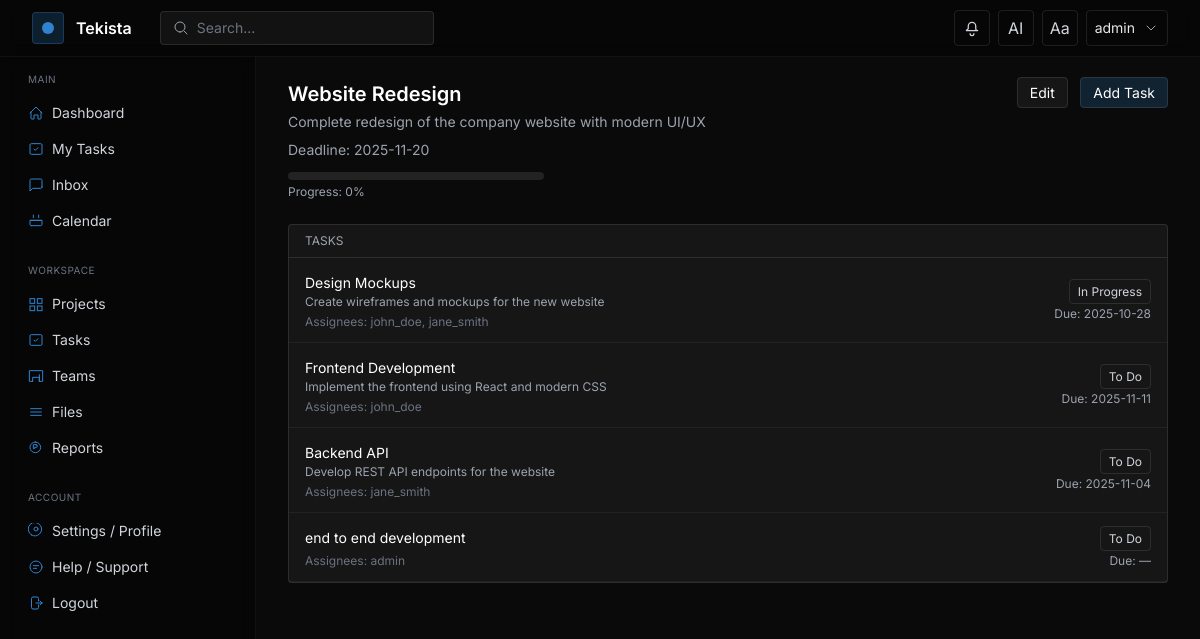
The page /projects/1 (signed in) on the database its author committed.
### models.py (models this page shows, shortened)
class User(UserMixin, db.Model):
    __tablename__ = "user"
    id = db.Column(db.Integer, primary_key=True)
    username = db.Column(db.String(80), unique=True, nullable=False)
    email = db.Column(db.String(120), unique=True, nullable=False)
    password_hash = db.Column(db.String(128), nullable=False)
    organization_id = db.Column(db.Integer, db.ForeignKey('organization.id'), nullable=True)
    role_id = db.Column(db.Integer, db.ForeignKey('role.id'), nullable=True)
    custom_role_id = db.Column(db.Integer, db.ForeignKey('custom_role.id'), nullable=True)
    api_token = db.Column(db.String(128), unique=True, index=True, nullable=True)
    token_expiration = db.Column(db.DateTime, nullable=True)
    created_at = db.Column(db.DateTime, default=datetime.utcnow)
    current_workload = db.Column(db.Float, default=0.0)  # 0..100
    availability = db.Column(db.String(20), default='Available')  # Available|Busy|In a Meeting|On a Break|Out of Office
    role = db.relationship('Role')
    projects = db.relationship('Project', secondary=project_users, back_populates='users')
    tasks = db.relationship('Task', secondary=task_assignees, back_populates='assignees')

class Project(db.Model):
    __tablename__ = "project"
    id = db.Column(db.Integer, primary_key=True)
    title = db.Column(db.String(150), nullable=False)
    description = db.Column(db.Text)
    deadline = db.Column(db.Date)
    organization_id = db.Column(db.Integer, db.ForeignKey('organization.id'), nullable=True)
    created_at = db.Column(db.DateTime, default=datetime.utcnow)
    users = db.relationship('User', secondary=project_users, back_populates='projects')
    tasks = db.relationship('Task', back_populates='project', cascade='all, delete-orphan')
    def progress(self):
        total = len(self.tasks)
        if total == 0:
            return 0
        done = sum(1 for t in self.tasks if t.status == 'Completed')
        return int((done / total) * 100)

class Task(db.Model):
    __tablename__ = "task"
    id = db.Column(db.Integer, primary_key=True)
    title = db.Column(db.String(150), nullable=False)
    description = db.Column(db.Text)
    due_date = db.Column(db.Date)
    priority = db.Column(db.String(20), default='Normal')  # Critical, High, Normal, Low
    estimated_hours = db.Column(db.Float, default=4.0)
    status = db.Column(db.String(30), default='To Do')
    created_at = db.Column(db.DateTime, default=datetime.utcnow)
    parent_id = db.Column(db.Integer, db.ForeignKey('task.id'), nullable=True)
    subtasks = db.relationship('Task', backref=db.backref('parent', remote_side=[id]))
    recurrence_rule = db.Column(db.String(200), nullable=True)
    recurrence_end = db.Column(db.Date, nullable=True)
    is_template = db.Column(db.Boolean, default=False)
    template_name = db.Column(db.String(120), nullable=True)
    project_id = db.Column(db.Integer, db.ForeignKey('project.id'))
    project = db.relationship('Project', back_populates='tasks')
    assignees = db.relationship('User', secondary=task_assignees, back_populates='tasks')
    predecessors = db.relationship(
        'Task',
        secondary=task_dependencies,
        primaryjoin=id==task_dependencies.c.successor_id,
        secondaryjoin=id==task_dependencies.c.predecessor_id,
        backref='successors'
    )
    comments = db.relationship('Comment', back_populates='task', cascade='all, delete-orphan')

### projects/routes.py (the view)
@projects_bp.route('/<int:project_id>')
@login_required
def project_detail(project_id):
    project = Project.query.options(
        selectinload(Project.tasks).selectinload(Task.assignees)
    ).get(project_id)
    if not project:
        abort(404)
    task_query = Task.query.filter_by(project_id=project_id)
    status = request.args.get('status')
    assignee = request.args.get('assignee', type=int)
    if status:
        task_query = task_query.filter(Task.status == status)
    if assignee:
        task_query = task_query.join(Task.assignees).join(User).filter(User.id == assignee)
    tasks = task_query.all()
    return render_template('projects/detail.html', project=project, tasks=tasks)

### templates/projects/detail.html (shortened to what this page needs)
{% extends 'layouts/app.html' %}
{% block content %}
<div class="max-w-5xl">
  <div class="flex items-start justify-between mb-6">
    <div>
      <h1 class="text-xl font-semibold text-white">{{ project.title }}</h1>
      {% if project.description %}
        <p class="mt-1 text-sm text-gray-400">{{ project.description }}</p>
      {% endif %}
      <div class="mt-2 text-sm text-gray-400">Deadline: {{ project.deadline or '—' }}</div>
      <div class="mt-3">
        <div class="w-64 h-2 rounded bg-white/10 overflow-hidden">
        </div>
        <div class="text-xs text-gray-400 mt-1">Progress: {{ project.progress() }}%</div>
      </div>
    </div>
    <div class="shrink-0">
      <a href="{{ url_for('projects.edit_project', project_id=project.id) }}" class="px-3 py-1.5 mr-2 rounded border border-white/10 bg-white/5 text-sm text-white hover:bg-white/10">Edit</a>
      <a href="{{ url_for('tasks.create_task', project_id=project.id) }}" class="px-3 py-1.5 rounded border border-white/10 bg-accent/20 text-sm text-white hover:bg-accent/30">Add Task</a>
    </div>
  </div>
  <div class="rounded border border-white/10 bg-white/5">
    <div class="px-4 py-2 text-xs uppercase text-gray-400 border-b border-white/10">Tasks</div>
    {% if tasks %}
      {% for t in tasks %}
      <div class="px-4 py-3 border-b border-white/5 hover:bg-white/10">
        <div class="flex items-center justify-between gap-4">
          <div class="min-w-0">
            <a href="{{ url_for('tasks.task_detail', task_id=t.id) }}" class="text-sm text-white hover:underline">{{ t.title }}</a>
            {% if t.description %}
              <div class="text-xs text-gray-400 truncate">{{ t.description }}</div>
            {% endif %}
            <div class="text-xs text-gray-500 mt-1">Assignees: {% for u in t.assignees %}{{ u.username }}{% if not loop.last %}, {% endif %}{% endfor %}</div>
          </div>
          <div class="text-right shrink-0">
            <div><span class="text-xs px-2 py-1 rounded border border-white/10 text-gray-300">{{ t.status }}</span></div>
            <div class="text-xs text-gray-400 mt-1">Due: {{ t.due_date or '—' }}</div>
          </div>
        </div>
      </div>
      {% endfor %}
    {% else %}
      <div class="px-4 py-6 text-sm text-gray-400">No tasks yet.</div>
    {% endif %}
  </div>
</div>
{% endblock %}

### templates/layouts/app.html (shortened to what this page needs)
<!DOCTYPE html>
<html lang="en" class="dark" data-theme="dark">
<head>
  <script src="https://cdn.tailwindcss.com"></script>
</head>
<body class="bg-bg text-gray-200 font-sans min-h-screen">
  <header class="fixed top-0 left-0 right-0 z-40 border-b border-white/5 bg-black/40 backdrop-blur">
    <div class="max-w-7xl mx-auto px-4 sm:px-6 lg:px-8 h-14 flex items-center justify-between">
      <div class="flex items-center gap-3">
        <div class="w-8 h-8 rounded bg-accent/20 border border-accent/30 flex items-center justify-center">
          <div class="w-3 h-3 rounded-full bg-accent"></div>
        </div>
        <a href="{{ url_for('projects.list_projects') }}" class="text-white font-semibold">Tekista</a>
        <div class="hidden md:flex items-center ml-4">
          <div class="flex items-center gap-2 bg-white/5 border border-white/10 rounded px-3 py-1.5">
            <svg class="w-4 h-4 text-gray-400" viewBox="0 0 24 24" fill="none" stroke="currentColor"><path stroke-linecap="round" stroke-linejoin="round" stroke-width="1.5" d="M21 21l-4.35-4.35M10.5 18a7.5 7.5 0 1 1 0-15 7.5 7.5 0 0 1 0 15z"/></svg>
            <input id="globalSearch" type="text" placeholder="Search..." class="bg-transparent outline-none text-sm text-gray-200 placeholder-gray-500 w-56">
          </div>
        </div>
      </div>
      <div class="flex items-center gap-2">
        <div class="relative">
          <button id="notifBell" class="relative inline-flex items-center justify-center w-9 h-9 rounded border border-white/10 text-gray-300 hover:text-white hover:border-white/20">
            <svg class="w-5 h-5" viewBox="0 0 24 24" fill="none" stroke="currentColor"><path stroke-linecap="round" stroke-linejoin="round" stroke-width="1.5" d="M14.25 18.75a2.25 2.25 0 1 1-4.5 0m9-3.75H5.25l1.318-1.318A2.25 2.25 0 0 0 7.5 12.84V9.75a4.5 4.5 0 0 1 9 0v3.09c0 .597.237 1.17.659 1.592L18.75 15z"/></svg>
          </button>
        </div>
        <a href="{{ url_for('ai_assistant') }}" class="inline-flex items-center justify-center w-9 h-9 rounded border border-white/10 text-gray-300 hover:text-white hover:border-white/20">AI</a>
        <button id="themeToggle" class="inline-flex items-center justify-center w-9 h-9 rounded border border-white/10 text-gray-300 hover:text-white hover:border-white/20">Aa</button>
        {% if current_user.is_authenticated %}
        <div class="relative">
          <button id="profileBtn" class="inline-flex items-center gap-2 px-2 h-9 rounded border border-white/10 hover:border-white/20">
            <span class="text-sm text-gray-200">{{ current_user.username }}</span>
            <svg class="w-4 h-4 text-gray-400" viewBox="0 0 24 24" fill="none" stroke="currentColor"><path stroke-linecap="round" stroke-linejoin="round" stroke-width="1.5" d="M6 9l6 6 6-6"/></svg>
          </button>
        </div>
        {% else %}
        <a href="{{ url_for('auth.login') }}" class="text-sm text-gray-300 hover:text-white px-3 py-2">Login</a>
        {% endif %}
      </div>
    </div>
  </header>
  <div class="pt-14 flex">
    <aside id="sidebar" class="hidden md:block w-64 shrink-0 h-[calc(100vh-56px)] sticky top-14 border-r border-white/5 bg-black/40 backdrop-blur">
      <nav class="p-4 space-y-6">
        <div>
          <div class="px-3 mb-2 text-[10px] uppercase tracking-wider text-gray-500">Main</div>
          <a href="{{ url_for('index') }}" class="flex items-center gap-2 px-3 py-2 rounded text-sm text-gray-300 hover:text-white hover:bg-white/5">
            <svg class="w-4 h-4 text-accent" viewBox="0 0 24 24" fill="none" stroke="currentColor"><path stroke-linecap="round" stroke-linejoin="round" stroke-width="1.5" d="M3 12l9-9 9 9M4.5 10.5v9a1.5 1.5 0 001.5 1.5H9v-6h6v6h3a1.5 1.5 0 001.5-1.5v-9"/></svg>
            <span>Dashboard</span>
          </a>
          <a href="{{ url_for('tasks.list_tasks') }}?assignee={{ current_user.id if current_user.is_authenticated else '' }}" class="flex items-center gap-2 px-3 py-2 rounded text-sm text-gray-300 hover:text-white hover:bg-white/5">
            <svg class="w-4 h-4 text-accent" viewBox="0 0 24 24" fill="none" stroke="currentColor"><path stroke-linecap="round" stroke-linejoin="round" stroke-width="1.5" d="M9 12l2 2 4-4"/><rect x="3" y="4" width="18" height="16" rx="2" ry="2" stroke-width="1.5"/></svg>
            <span>My Tasks</span>
          </a>
          <a href="{{ url_for('inbox') }}" class="flex items-center gap-2 px-3 py-2 rounded text-sm text-gray-300 hover:text-white hover:bg-white/5">
            <svg class="w-4 h-4 text-accent" viewBox="0 0 24 24" fill="none" stroke="currentColor"><path stroke-linecap="round" stroke-linejoin="round" stroke-width="1.5" d="M21 15a2 2 0 01-2 2H7l-4 4V5a2 2 0 012-2h14a2 2 0 012 2v10z"/></svg>
            <span>Inbox</span>
          </a>
          <a href="{{ url_for('calendar') }}" class="flex items-center gap-2 px-3 py-2 rounded text-sm text-gray-300 hover:text-white hover:bg-white/5">
            <svg class="w-4 h-4 text-accent" viewBox="0 0 24 24" fill="none" stroke="currentColor"><path stroke-linecap="round" stroke-linejoin="round" stroke-width="1.5" d="M8 7V3m8 4V3M4 11h16M5 19h14a2 2 0 002-2v-6H3v6a2 2 0 002 2z"/></svg>
            <span>Calendar</span>
          </a>
        </div>
        <div>
          <div class="px-3 mb-2 text-[10px] uppercase tracking-wider text-gray-500">Workspace</div>
          <a href="{{ url_for('projects.list_projects') }}" class="flex items-center gap-2 px-3 py-2 rounded text-sm text-gray-300 hover:text-white hover:bg-white/5">
            <span>Projects</span>
          </a>
          <a href="{{ url_for('tasks.list_tasks') }}" class="flex items-center gap-2 px-3 py-2 rounded text-sm text-gray-300 hover:text-white hover:bg-white/5">
            <svg class="w-4 h-4 text-accent" viewBox="0 0 24 24" fill="none" stroke="currentColor"><path stroke-linecap="round" stroke-linejoin="round" stroke-width="1.5" d="M9 12l2 2 4-4"/><rect x="3" y="4" width="18" height="16" rx="2" ry="2" stroke-width="1.5"/></svg>
            <span>Tasks</span>
          </a>
          <a href="{{ url_for('teams') }}" class="flex items-center gap-2 px-3 py-2 rounded text-sm text-gray-300 hover:text-white hover:bg-white/5">
            <svg class="w-4 h-4 text-accent" viewBox="0 0 24 24" fill="none" stroke="currentColor"><path stroke-linecap="round" stroke-linejoin="round" stroke-width="1.5" d="M17 20h5V4H2v16h5m10 0V10M7 20v-6h10v6"/></svg>
            <span>Teams</span>
          </a>
          <a href="{{ url_for('files') }}" class="flex items-center gap-2 px-3 py-2 rounded text-sm text-gray-300 hover:text-white hover:bg-white/5">
            <svg class="w-4 h-4 text-accent" viewBox="0 0 24 24" fill="none" stroke="currentColor"><path stroke-linecap="round" stroke-linejoin="round" stroke-width="1.5" d="M4 7h16M4 12h16M4 17h16"/></svg>
            <span>Files</span>
          </a>
          <a href="{{ url_for('reports') }}" class="flex items-center gap-2 px-3 py-2 rounded text-sm text-gray-300 hover:text-white hover:bg-white/5">
            <svg class="w-4 h-4 text-accent" viewBox="0 0 24 24" fill="none" stroke="currentColor"><path stroke-linecap="round" stroke-linejoin="round" stroke-width="1.5" d="M11 3a8 8 0 100 16 8 8 0 000-16zm1 4H8v6h2v-2h2a2 2 0 100-4z"/></svg>
            <span>Reports</span>
          </a>
        </div>
        <div class="mt-auto">
          <div class="px-3 mb-2 text-[10px] uppercase tracking-wider text-gray-500">Account</div>
          <a href="{{ url_for('settings') }}" class="flex items-center gap-2 px-3 py-2 rounded text-sm text-gray-300 hover:text-white hover:bg-white/5">
            <span>Settings / Profile</span>
          </a>
          <a href="{{ url_for('help') }}" class="flex items-center gap-2 px-3 py-2 rounded text-sm text-gray-300 hover:text-white hover:bg-white/5">
            <svg class="w-4 h-4 text-accent" viewBox="0 0 24 24" fill="none" stroke="currentColor"><path stroke-linecap="round" stroke-linejoin="round" stroke-width="1.5" d="M8 10h8M8 14h5M21 12a9 9 0 11-18 0 9 9 0 0118 0z"/></svg>
            <span>Help / Support</span>
          </a>
          {% if current_user.is_authenticated %}
          <a href="{{ url_for('auth.logout') }}" class="flex items-center gap-2 px-3 py-2 rounded text-sm text-gray-300 hover:text-white hover:bg-white/5">
            <svg class="w-4 h-4 text-accent" viewBox="0 0 24 24" fill="none" stroke="currentColor"><path stroke-linecap="round" stroke-linejoin="round" stroke-width="1.5" d="M15.75 9V5.25A2.25 2.25 0 0013.5 3h-6A2.25 2.25 0 005.25 5.25v13.5A2.25 2.25 0 007.5 21h6a2.25 2.25 0 002.25-2.25V15M12 12h9m0 0l-3 3m3-3l-3-3"/></svg>
            <span>Logout</span>
          </a>
          {% endif %}
        </div>
      </nav>
    </aside>
    <main class="flex-1 min-w-0">
      <div class="max-w-7xl mx-auto px-4 sm:px-6 lg:px-8 py-6">
        {% block content %}{% endblock %}
      </div>
    </main>
  </div>
</body>
</html>

### templates/layouts/app.html (style rules this page uses)
:root { --accent: #3182CE; }
html, body { height: 100%; }

### rows shown on the page
User: username "admin"
Project: title "Website Redesign", description "Complete redesign of the company website with modern UI/UX", deadline "2025-11-20"
Task: progress "0", title "Design Mockups", description "Create wireframes and mockups for the new website", status "In Progress", due_date "2025-10-28"
User: username "john_doe"
User: username "jane_smith"
Task: title "Frontend Development", description "Implement the frontend using React and modern CSS", status "To Do", due_date "2025-11-11"
Task: title "Backend API", description "Develop REST API endpoints for the website", status "To Do", due_date "2025-11-04"
Task: title "end to end development", status "To Do", due_date "—"
